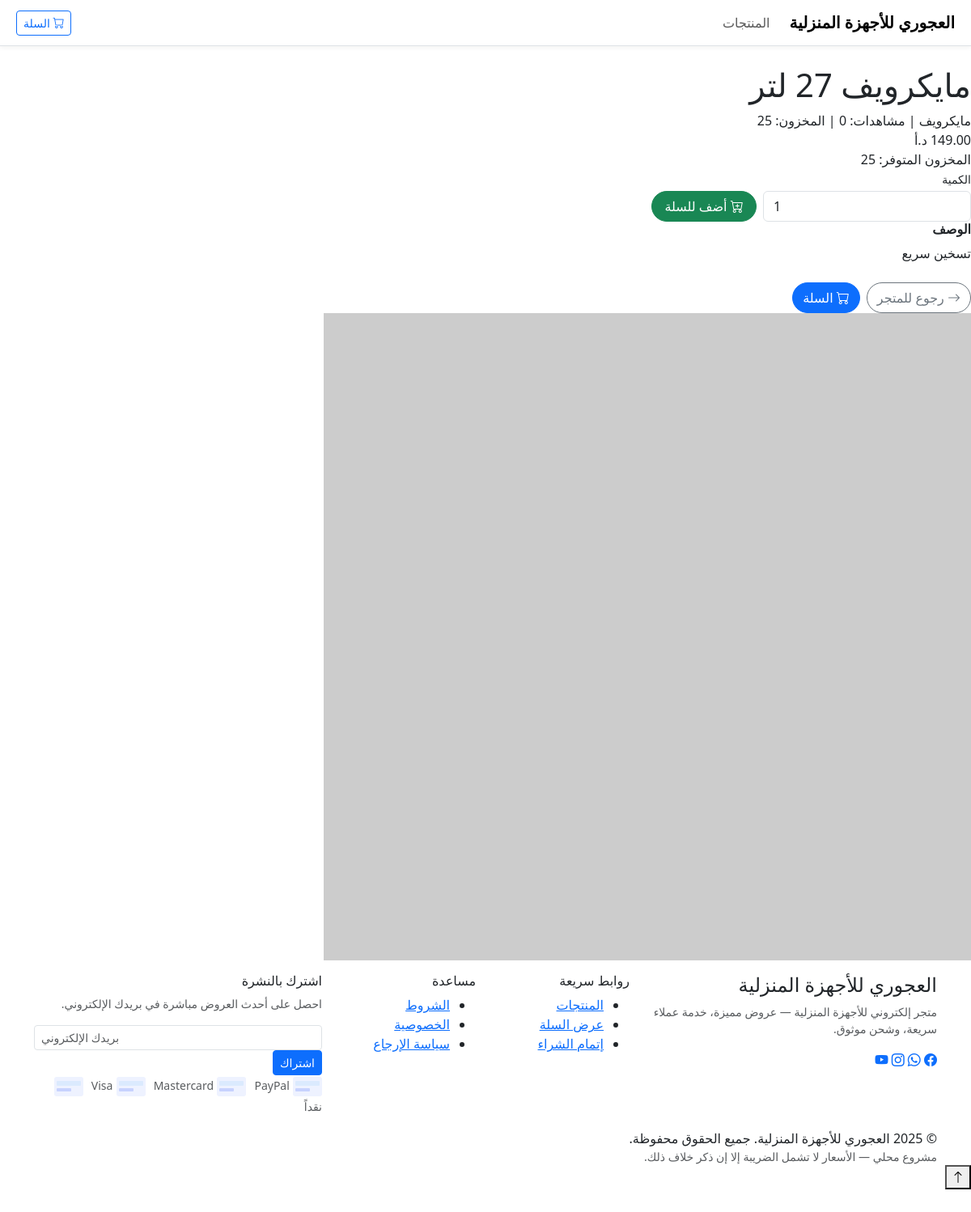
The app's page /product.php?id=3 with its own data.
### tables this page shows
CREATE TABLE IF NOT EXISTS products (
  id INT AUTO_INCREMENT PRIMARY KEY,
  category_id INT NULL,
  name VARCHAR(200) NOT NULL,
  slug VARCHAR(220) NOT NULL UNIQUE,
  description MEDIUMTEXT NULL,
  price DECIMAL(10,2) NOT NULL DEFAULT 0,
  stock INT NOT NULL DEFAULT 0,
  main_image VARCHAR(255) NULL,
  created_at TIMESTAMP DEFAULT CURRENT_TIMESTAMP,
  updated_at TIMESTAMP NULL DEFAULT NULL ON UPDATE CURRENT_TIMESTAMP,
  FOREIGN KEY (category_id) REFERENCES categories(id) ON DELETE SET NULL
);

CREATE TABLE IF NOT EXISTS categories (
  id INT AUTO_INCREMENT PRIMARY KEY,
  name VARCHAR(120) NOT NULL,
  slug VARCHAR(150) NOT NULL UNIQUE,
  created_at TIMESTAMP DEFAULT CURRENT_TIMESTAMP
);

### config.php (called while the page is built)
<?php
return [
  'db_host'      => 'localhost',
  'db_name'      => 'appliance',
  'db_user'      => 'appliance',
  'db_pass'      => 'Tvvcrtv1610@',
  'app_name'     => 'العجوري للأجهزة المنزلية',
  'base_url'     => 'https://www.shneler.com/xx',
  'currency_code'     => 'JOD',
  'currency_symbol'   => 'د.أ',
  'currency_position' => 'after',
  'currency_rates'    => ['JOD'=>1, 'USD'=>1.41],
  'currency_symbols'  => ['JOD'=>'د.أ','USD'=>'$'],
  'views_badge_threshold' => 5,
  'enable_slider'         => false,
  'timezone'     => 'Asia/Amman',
  'session_name' => 'appliance_session',
  'debug'        => false
];

### public/product.php (the view, shortened to what this page needs)
<?php
require_once __DIR__ . '/../includes/db.php';
$config = require __DIR__ . '/../config.php';
$base   = rtrim($config['base_url'] ?? '', '/');
if (!function_exists('e')) { function e($v){ return htmlspecialchars((string)$v, ENT_QUOTES, 'UTF-8'); } }
if (!function_exists('asset_url')) {
  function asset_url(string $path): string {
    global $base;
    $path = trim($path);
    if ($path[0]==='/') return $base . $path;
    return $base . '/' . ltrim($path,'/');
  }
}
if (!function_exists('price')) {
  function price(float $v): string {
    global $config;
    $baseCurrency = $config['currency_code'] ?? 'JOD';
    $selected = $_SESSION['currency'] ?? $baseCurrency;
    $rates   = $config['currency_rates']   ?? [$baseCurrency=>1];
    $symbols = $config['currency_symbols'] ?? [$baseCurrency=>($config['currency_symbol'] ?? 'د.أ')];
    $rate = $rates[$selected] ?? 1;
    $converted = $v * $rate;
    $amount = number_format($converted,2);
    $symbol = $symbols[$selected] ?? $selected;
    $pos = $config['currency_position'] ?? 'after';
    return $pos==='after' ? "$amount $symbol" : "$symbol $amount";
  }
}
$id = (int)($_GET['id'] ?? 0);
$product = null;
try {
  $st = $pdo->prepare('SELECT p.*, c.name AS category_name FROM products p LEFT JOIN categories c ON c.id=p.category_id WHERE p.id=:id LIMIT 1');
  $st->execute([':id'=>$id]);
  $product = $st->fetch(PDO::FETCH_ASSOC);
} catch (Throwable $e) {}
include __DIR__ . '/partials/shop_header.php';
$mainImg = $product['main_image'];
$mainImg = $mainImg ? asset_url($mainImg) : 'https://via.placeholder.com/800x800?text=No+Image';
$stock   = (int)($product['stock'] ?? 0);
?>
<div class="product-container">
  <div class="prod-grid">
    <div>
      <h1 class="prod-title"><?= e($product['name']) ?></h1>
      <div class="prod-meta">
        <?= e($product['category_name'] ?? 'غير مصنف') ?> | مشاهدات: <?= (int)($product['views'] ?? 0) ?> | المخزون: <?= $stock ?>
      </div>
      <div class="price-box">
        <div>
          <div class="the-price"><?= price((float)$product['price']) ?></div>
          <div class="stock">المخزون المتوفر: <?= $stock ?></div>
        </div>
        <form method="post" action="<?= $base ?>/public/cart.php" class="add-to-cart-form d-flex align-items-end gap-2">
            <div>
              <label class="form-label small mb-1">الكمية</label>
              <input type="number" name="qty" value="1" min="1" class="form-control qty-input">
            </div>
            <button class="btn btn-success rounded-pill" style="min-width:130px;">
              <i class="bi bi-cart-plus"></i> أضف للسلة
            </button>
        </form>
      </div>
      <div class="description-card">
        <h2 class="h6 fw-bold mb-2">الوصف</h2>
        <div class="text-body"><?= nl2br(e($product['description'] ?? 'لا يوجد وصف')) ?></div>
      </div>
      <div class="mt-4 d-flex flex-wrap gap-2">
        <a href="index.php" class="btn btn-outline-secondary rounded-pill"><i class="bi bi-arrow-right"></i> رجوع للمتجر</a>
        <a href="cart.php" class="btn btn-primary rounded-pill"><i class="bi bi-cart"></i> السلة</a>
      </div>
    </div>
    <div class="prod-image-box">
      <div class="main-img-wrapper">
        <img src="<?= e($mainImg) ?>" alt="<?= e($product['name']) ?>">
      </div>
    </div>
  </div>
</div>
<?php include __DIR__ . '/partials/shop_footer.php'; ?>
</body>
</html>

### records on screen
products: name "مايكرويف 27 لتر", category.name "مايكرويف", stock "25", price "149.00 د.أ", description "تسخين سريع"

### other values on screen
$config['app_name'] "العجوري للأجهزة المنزلية"
$p['alt'] "Visa"
$p['alt'] "Mastercard"
$p['alt'] "PayPal"
$p['alt'] "نقداً"
